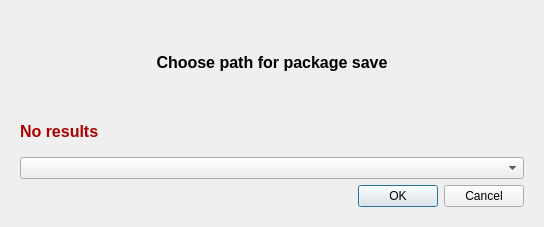
<?xml version="1.0" encoding="UTF-8"?>
<ui version="4.0">
 <class>ChoiceWindow</class>
 <widget class="QDialog" name="ChoiceWindow">
  <property name="geometry">
   <rect>
    <x>0</x>
    <y>0</y>
    <width>544</width>
    <height>227</height>
   </rect>
  </property>
  <property name="windowTitle">
   <string>Dialog</string>
  </property>
  <layout class="QVBoxLayout" name="verticalLayout">
   <property name="leftMargin">
    <number>20</number>
   </property>
   <property name="topMargin">
    <number>20</number>
   </property>
   <property name="rightMargin">
    <number>20</number>
   </property>
   <property name="bottomMargin">
    <number>20</number>
   </property>
   <item>
    <layout class="QHBoxLayout" name="horizontalLayout">
     <item>
      <widget class="QLabel" name="choice_label">
       <property name="font">
        <font>
         <pointsize>12</pointsize>
         <bold>true</bold>
        </font>
       </property>
       <property name="text">
        <string>Choose path for package save</string>
       </property>
       <property name="alignment">
        <set>Qt::AlignCenter</set>
       </property>
       <property name="wordWrap">
        <bool>true</bool>
       </property>
      </widget>
     </item>
    </layout>
   </item>
   <item>
    <widget class="QWidget" name="widget" native="true">
     <property name="maximumSize">
      <size>
       <width>16777215</width>
       <height>40</height>
      </size>
     </property>
     <layout class="QHBoxLayout" name="horizontalLayout_3">
      <property name="spacing">
       <number>3</number>
      </property>
      <property name="leftMargin">
       <number>0</number>
      </property>
      <property name="topMargin">
       <number>0</number>
      </property>
      <property name="rightMargin">
       <number>0</number>
      </property>
      <property name="bottomMargin">
       <number>0</number>
      </property>
      <item>
       <widget class="QLabel" name="no_results_label">
        <property name="maximumSize">
         <size>
          <width>16777215</width>
          <height>20</height>
         </size>
        </property>
        <property name="palette">
         <palette>
          <active>
           <colorrole role="WindowText">
            <brush brushstyle="SolidPattern">
             <color alpha="255">
              <red>170</red>
              <green>0</green>
              <blue>0</blue>
             </color>
            </brush>
           </colorrole>
           <colorrole role="Button">
            <brush brushstyle="SolidPattern">
             <color alpha="255">
              <red>255</red>
              <green>255</green>
              <blue>255</blue>
             </color>
            </brush>
           </colorrole>
           <colorrole role="Light">
            <brush brushstyle="SolidPattern">
             <color alpha="255">
              <red>255</red>
              <green>255</green>
              <blue>255</blue>
             </color>
            </brush>
           </colorrole>
           <colorrole role="Midlight">
            <brush brushstyle="SolidPattern">
             <color alpha="255">
              <red>255</red>
              <green>255</green>
              <blue>255</blue>
             </color>
            </brush>
           </colorrole>
           <colorrole role="Dark">
            <brush brushstyle="SolidPattern">
             <color alpha="255">
              <red>127</red>
              <green>127</green>
              <blue>127</blue>
             </color>
            </brush>
           </colorrole>
           <colorrole role="Mid">
            <brush brushstyle="SolidPattern">
             <color alpha="255">
              <red>170</red>
              <green>170</green>
              <blue>170</blue>
             </color>
            </brush>
           </colorrole>
           <colorrole role="Text">
            <brush brushstyle="SolidPattern">
             <color alpha="255">
              <red>0</red>
              <green>0</green>
              <blue>0</blue>
             </color>
            </brush>
           </colorrole>
           <colorrole role="BrightText">
            <brush brushstyle="SolidPattern">
             <color alpha="255">
              <red>255</red>
              <green>255</green>
              <blue>255</blue>
             </color>
            </brush>
           </colorrole>
           <colorrole role="ButtonText">
            <brush brushstyle="SolidPattern">
             <color alpha="255">
              <red>0</red>
              <green>0</green>
              <blue>0</blue>
             </color>
            </brush>
           </colorrole>
           <colorrole role="Base">
            <brush brushstyle="SolidPattern">
             <color alpha="255">
              <red>255</red>
              <green>255</green>
              <blue>255</blue>
             </color>
            </brush>
           </colorrole>
           <colorrole role="Window">
            <brush brushstyle="SolidPattern">
             <color alpha="255">
              <red>255</red>
              <green>255</green>
              <blue>255</blue>
             </color>
            </brush>
           </colorrole>
           <colorrole role="Shadow">
            <brush brushstyle="SolidPattern">
             <color alpha="255">
              <red>0</red>
              <green>0</green>
              <blue>0</blue>
             </color>
            </brush>
           </colorrole>
           <colorrole role="AlternateBase">
            <brush brushstyle="SolidPattern">
             <color alpha="255">
              <red>255</red>
              <green>255</green>
              <blue>255</blue>
             </color>
            </brush>
           </colorrole>
           <colorrole role="ToolTipBase">
            <brush brushstyle="SolidPattern">
             <color alpha="255">
              <red>255</red>
              <green>255</green>
              <blue>220</blue>
             </color>
            </brush>
           </colorrole>
           <colorrole role="ToolTipText">
            <brush brushstyle="SolidPattern">
             <color alpha="255">
              <red>0</red>
              <green>0</green>
              <blue>0</blue>
             </color>
            </brush>
           </colorrole>
           <colorrole role="PlaceholderText">
            <brush brushstyle="SolidPattern">
             <color alpha="127">
              <red>0</red>
              <green>0</green>
              <blue>0</blue>
             </color>
            </brush>
           </colorrole>
          </active>
          <inactive>
           <colorrole role="WindowText">
            <brush brushstyle="SolidPattern">
             <color alpha="255">
              <red>170</red>
              <green>0</green>
              <blue>0</blue>
             </color>
            </brush>
           </colorrole>
           <colorrole role="Button">
            <brush brushstyle="SolidPattern">
             <color alpha="255">
              <red>255</red>
              <green>255</green>
              <blue>255</blue>
             </color>
            </brush>
           </colorrole>
           <colorrole role="Light">
            <brush brushstyle="SolidPattern">
             <color alpha="255">
              <red>255</red>
              <green>255</green>
              <blue>255</blue>
             </color>
            </brush>
           </colorrole>
           <colorrole role="Midlight">
            <brush brushstyle="SolidPattern">
             <color alpha="255">
              <red>255</red>
              <green>255</green>
              <blue>255</blue>
             </color>
            </brush>
           </colorrole>
           <colorrole role="Dark">
            <brush brushstyle="SolidPattern">
             <color alpha="255">
              <red>127</red>
              <green>127</green>
              <blue>127</blue>
             </color>
            </brush>
           </colorrole>
           <colorrole role="Mid">
            <brush brushstyle="SolidPattern">
             <color alpha="255">
              <red>170</red>
              <green>170</green>
              <blue>170</blue>
             </color>
            </brush>
           </colorrole>
           <colorrole role="Text">
            <brush brushstyle="SolidPattern">
             <color alpha="255">
              <red>0</red>
              <green>0</green>
              <blue>0</blue>
             </color>
            </brush>
           </colorrole>
           <colorrole role="BrightText">
            <brush brushstyle="SolidPattern">
             <color alpha="255">
              <red>255</red>
              <green>255</green>
              <blue>255</blue>
             </color>
            </brush>
           </colorrole>
           <colorrole role="ButtonText">
            <brush brushstyle="SolidPattern">
             <color alpha="255">
              <red>0</red>
              <green>0</green>
              <blue>0</blue>
             </color>
            </brush>
           </colorrole>
           <colorrole role="Base">
            <brush brushstyle="SolidPattern">
             <color alpha="255">
              <red>255</red>
              <green>255</green>
              <blue>255</blue>
             </color>
            </brush>
           </colorrole>
           <colorrole role="Window">
            <brush brushstyle="SolidPattern">
             <color alpha="255">
              <red>255</red>
              <green>255</green>
              <blue>255</blue>
             </color>
            </brush>
           </colorrole>
           <colorrole role="Shadow">
            <brush brushstyle="SolidPattern">
             <color alpha="255">
              <red>0</red>
              <green>0</green>
              <blue>0</blue>
             </color>
            </brush>
           </colorrole>
           <colorrole role="AlternateBase">
            <brush brushstyle="SolidPattern">
             <color alpha="255">
              <red>255</red>
              <green>255</green>
              <blue>255</blue>
             </color>
            </brush>
           </colorrole>
           <colorrole role="ToolTipBase">
            <brush brushstyle="SolidPattern">
             <color alpha="255">
              <red>255</red>
              <green>255</green>
              <blue>220</blue>
             </color>
            </brush>
           </colorrole>
           <colorrole role="ToolTipText">
            <brush brushstyle="SolidPattern">
             <color alpha="255">
              <red>0</red>
              <green>0</green>
              <blue>0</blue>
             </color>
            </brush>
           </colorrole>
           <colorrole role="PlaceholderText">
            <brush brushstyle="SolidPattern">
             <color alpha="127">
              <red>0</red>
              <green>0</green>
              <blue>0</blue>
             </color>
            </brush>
           </colorrole>
          </inactive>
          <disabled>
           <colorrole role="WindowText">
            <brush brushstyle="SolidPattern">
             <color alpha="255">
              <red>127</red>
              <green>127</green>
              <blue>127</blue>
             </color>
            </brush>
           </colorrole>
           <colorrole role="Button">
            <brush brushstyle="SolidPattern">
             <color alpha="255">
              <red>255</red>
              <green>255</green>
              <blue>255</blue>
             </color>
            </brush>
           </colorrole>
           <colorrole role="Light">
            <brush brushstyle="SolidPattern">
             <color alpha="255">
              <red>255</red>
              <green>255</green>
              <blue>255</blue>
             </color>
            </brush>
           </colorrole>
           <colorrole role="Midlight">
            <brush brushstyle="SolidPattern">
             <color alpha="255">
              <red>255</red>
              <green>255</green>
              <blue>255</blue>
             </color>
            </brush>
           </colorrole>
           <colorrole role="Dark">
            <brush brushstyle="SolidPattern">
             <color alpha="255">
              <red>127</red>
              <green>127</green>
              <blue>127</blue>
             </color>
            </brush>
           </colorrole>
           <colorrole role="Mid">
            <brush brushstyle="SolidPattern">
             <color alpha="255">
              <red>170</red>
              <green>170</green>
              <blue>170</blue>
             </color>
            </brush>
           </colorrole>
           <colorrole role="Text">
            <brush brushstyle="SolidPattern">
             <color alpha="255">
              <red>127</red>
              <green>127</green>
              <blue>127</blue>
             </color>
            </brush>
           </colorrole>
           <colorrole role="BrightText">
            <brush brushstyle="SolidPattern">
             <color alpha="255">
              <red>255</red>
              <green>255</green>
              <blue>255</blue>
             </color>
            </brush>
           </colorrole>
           <colorrole role="ButtonText">
            <brush brushstyle="SolidPattern">
             <color alpha="255">
              <red>127</red>
              <green>127</green>
              <blue>127</blue>
             </color>
            </brush>
           </colorrole>
           <colorrole role="Base">
            <brush brushstyle="SolidPattern">
             <color alpha="255">
              <red>255</red>
              <green>255</green>
              <blue>255</blue>
             </color>
            </brush>
           </colorrole>
           <colorrole role="Window">
            <brush brushstyle="SolidPattern">
             <color alpha="255">
              <red>255</red>
              <green>255</green>
              <blue>255</blue>
             </color>
            </brush>
           </colorrole>
           <colorrole role="Shadow">
            <brush brushstyle="SolidPattern">
             <color alpha="255">
              <red>0</red>
              <green>0</green>
              <blue>0</blue>
             </color>
            </brush>
           </colorrole>
           <colorrole role="AlternateBase">
            <brush brushstyle="SolidPattern">
             <color alpha="255">
              <red>255</red>
              <green>255</green>
              <blue>255</blue>
             </color>
            </brush>
           </colorrole>
           <colorrole role="ToolTipBase">
            <brush brushstyle="SolidPattern">
             <color alpha="255">
              <red>255</red>
              <green>255</green>
              <blue>220</blue>
             </color>
            </brush>
           </colorrole>
           <colorrole role="ToolTipText">
            <brush brushstyle="SolidPattern">
             <color alpha="255">
              <red>0</red>
              <green>0</green>
              <blue>0</blue>
             </color>
            </brush>
           </colorrole>
           <colorrole role="PlaceholderText">
            <brush brushstyle="SolidPattern">
             <color alpha="127">
              <red>127</red>
              <green>127</green>
              <blue>127</blue>
             </color>
            </brush>
           </colorrole>
          </disabled>
         </palette>
        </property>
        <property name="font">
         <font>
          <pointsize>12</pointsize>
          <bold>true</bold>
         </font>
        </property>
        <property name="text">
         <string>No results</string>
        </property>
        <property name="wordWrap">
         <bool>false</bool>
        </property>
       </widget>
      </item>
      <item>
       <widget class="QLabel" name="spinning_animation_label">
        <property name="sizePolicy">
         <sizepolicy hsizetype="Maximum" vsizetype="Preferred">
          <horstretch>0</horstretch>
          <verstretch>0</verstretch>
         </sizepolicy>
        </property>
        <property name="maximumSize">
         <size>
          <width>50</width>
          <height>16777215</height>
         </size>
        </property>
        <property name="text">
         <string/>
        </property>
        <property name="alignment">
         <set>Qt::AlignCenter</set>
        </property>
       </widget>
      </item>
     </layout>
    </widget>
   </item>
   <item>
    <widget class="QComboBox" name="choice_combo_box"/>
   </item>
   <item>
    <widget class="QDialogButtonBox" name="buttonBox">
     <property name="orientation">
      <enum>Qt::Horizontal</enum>
     </property>
     <property name="standardButtons">
      <set>QDialogButtonBox::Cancel|QDialogButtonBox::Ok</set>
     </property>
    </widget>
   </item>
  </layout>
 </widget>
 <resources/>
 <connections>
  <connection>
   <sender>buttonBox</sender>
   <signal>accepted()</signal>
   <receiver>ChoiceWindow</receiver>
   <slot>accept()</slot>
   <hints>
    <hint type="sourcelabel">
     <x>248</x>
     <y>254</y>
    </hint>
    <hint type="destinationlabel">
     <x>157</x>
     <y>274</y>
    </hint>
   </hints>
  </connection>
  <connection>
   <sender>buttonBox</sender>
   <signal>rejected()</signal>
   <receiver>ChoiceWindow</receiver>
   <slot>reject()</slot>
   <hints>
    <hint type="sourcelabel">
     <x>316</x>
     <y>260</y>
    </hint>
    <hint type="destinationlabel">
     <x>286</x>
     <y>274</y>
    </hint>
   </hints>
  </connection>
 </connections>
</ui>
